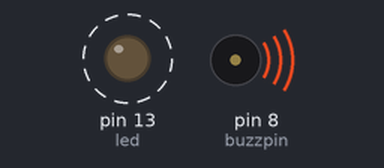
Bench run of a sketch on a simulated Arduino Uno, built with avr-gcc and run on an emulated ATmega328P. Shown: output pins drawn as LEDs (lit = HIGH), buzzer (waves = sounding, pin HIGH). Dashed ring = blinking.

Above: at 0.5 s.
Timing chart, 0 to 4.6 s (numbered marks = the images above):
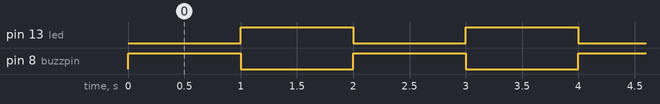

The sketch:

BuzzerLED.ino
```cpp
int buzzpin=8;
int led=13;
void setup() {
  pinMode(buzzpin,OUTPUT);
  pinMode(led,OUTPUT);
}

void loop() {
  digitalWrite(buzzpin,HIGH);
  digitalWrite(led,LOW);
  delay(1000);
  digitalWrite(buzzpin,LOW);
  digitalWrite(led,HIGH);
  delay(1000);
}
```

Measured:
- by itself, pin 13 (led), pin 8 (buzzpin): alternates HIGH for 1.0 s and LOW for 1.0 s
